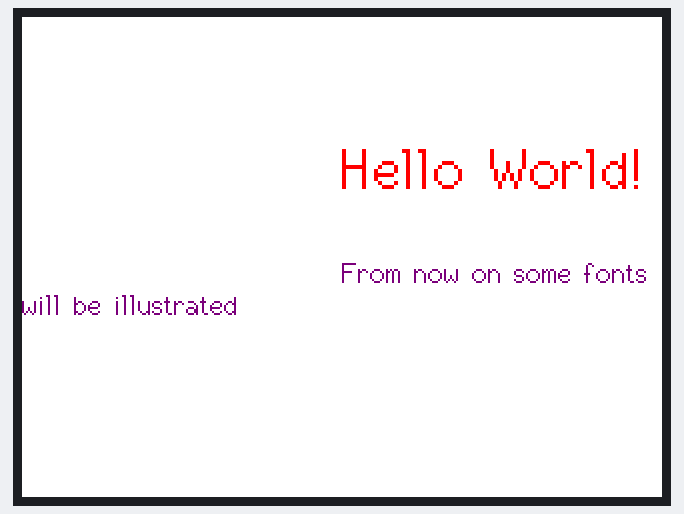
This sketch was run on a simulated ESP32. Shown: 320×240 colour display.

Above: at 0.4 s.
At 8.5 s:
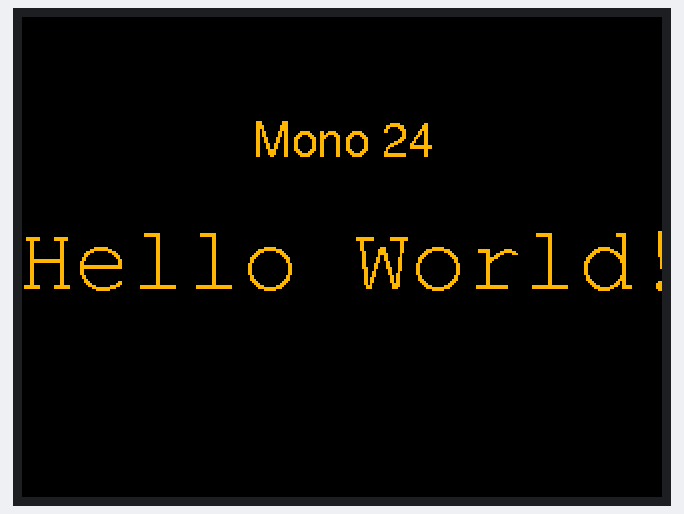
At 12.6 s:
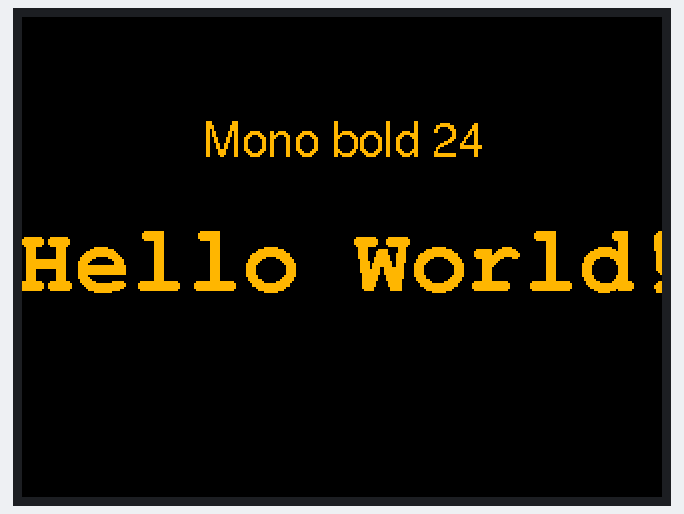
At 18.9 s:
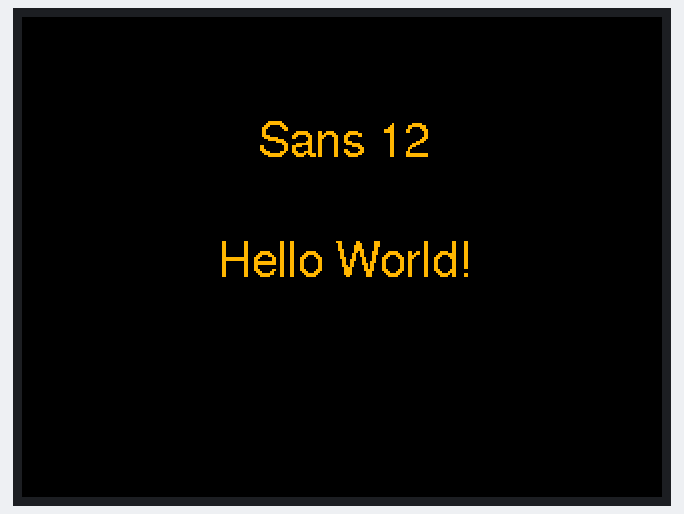
At 23.2 s:
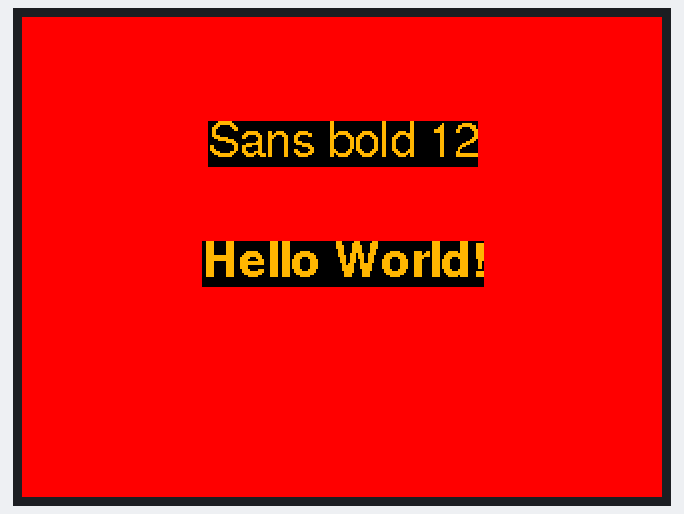
At 37.5 s:
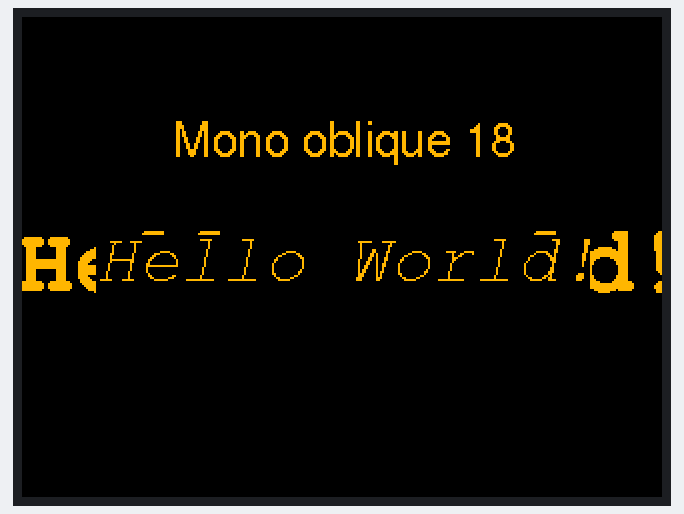

The sketch:

display.ino
```cpp
#include <String.h>
#include <TFT_eSPI.h> // Graphics and font library for ILI9341
#include <SPI.h>
#include <Arduino.h>
#include "display_test.h"

#define DELAY 1000 * 20 // 20s

const char* TEXT="Hello World!";

TFT_eSPI tft = TFT_eSPI();

void setup()
{
    // screen initialization
    tft.init();
    tft.setRotation(1);
    tft.fillScreen(TFT_WHITE);
}

void loop()
{
    tft.setTextDatum(MC_DATUM);
    tft.fillScreen(TFT_WHITE);
    tft.setTextSize(2);
    tft.setTextColor(TFT_RED);
    tft.setCursor(160, 60, 2);
    tft.println(TEXT);
    tft.setTextSize(1);
    tft.setTextColor(TFT_PURPLE);
    tft.setCursor(160, 120, 2);
    tft.println("From now on some fonts will be illustrated");
    delay(5000);

    // Set text colour to orange with black background
    tft.setTextColor(TFT_ORANGE, TFT_BLACK);

    tft.fillScreen(TFT_BLACK);             // Clear screen
    tft.setFreeFont(FF18);                 // Select the font
    tft.drawString(sFF1, 160, 60, GFXFF);  // Print the string name of the font
    tft.setFreeFont(FF1);                  // Select the font
    tft.drawString(TEXT, 160, 120, GFXFF); // Print the string name of the font
    delay(1000);
    // tft.fillScreen(TFT_BLACK);
    tft.setFreeFont(FF18);                // Select the font
    tft.drawString(sFF2, 160, 60, GFXFF); // Print the string name of the font
    tft.setFreeFont(FF2);
    tft.drawString(TEXT, 160, 120, GFXFF);
    delay(1000);
    // tft.fillScreen(TFT_BLACK);
    tft.setFreeFont(FF18);                // Select the font
    tft.drawString(sFF3, 160, 60, GFXFF); // Print the string name of the font
    tft.setFreeFont(FF3);
    tft.drawString(TEXT, 160, 120, GFXFF);
    delay(1000);
    // tft.fillScreen(TFT_BLACK);
    tft.setFreeFont(FF18);                // Select the font
    tft.drawString(sFF4, 160, 60, GFXFF); // Print the string name of the font
    tft.setFreeFont(FF4);
    tft.drawString(TEXT, 160, 120, GFXFF);
    delay(1000);

    tft.fillScreen(TFT_BLACK);
    tft.setFreeFont(FF18);                // Select the font
    tft.drawString(sFF5, 160, 60, GFXFF); // Print the string name of the font
    tft.setFreeFont(FF5);
    tft.drawString(TEXT, 160, 120, GFXFF);
    delay(1000);
    // tft.fillScreen(TFT_BLACK);
    tft.setFreeFont(FF18);                // Select the font
    tft.drawString(sFF6, 160, 60, GFXFF); // Print the string name of the font
    tft.setFreeFont(FF6);
    tft.drawString(TEXT, 160, 120, GFXFF);
    delay(1000);
    // tft.fillScreen(TFT_BLACK);
    tft.setFreeFont(FF18);                // Select the font
    tft.drawString(sFF7, 160, 60, GFXFF); // Print the string name of the font
    tft.setFreeFont(FF7);
    tft.drawString(TEXT, 160, 120, GFXFF);
    delay(1000);
    // tft.fillScreen(TFT_BLACK);
    tft.setFreeFont(FF18);                // Select the font
    tft.drawString(sFF8, 160, 60, GFXFF); // Print the string name of the font
    tft.setFreeFont(FF8);
    tft.drawString(TEXT, 160, 120, GFXFF);
    delay(1000);

    // tft.fillScreen(TFT_BLACK);
    tft.setFreeFont(FF18);                 // Select the font
    tft.drawString(sFF11, 160, 60, GFXFF); // Print the string name of the font
    tft.setFreeFont(FF11);
    tft.drawString(TEXT, 160, 120, GFXFF);
    delay(1000);
    tft.fillScreen(TFT_PURPLE);
    tft.setFreeFont(FF18);                 // Select the font
    tft.drawString(sFF14, 160, 60, GFXFF); // Print the string name of the font
    tft.setFreeFont(FF14);
    tft.drawString(TEXT, 160, 120, GFXFF);
    delay(1000);
    // tft.fillScreen(TFT_BLACK);
    tft.setFreeFont(FF18);                 // Select the font
    tft.drawString(sFF15, 160, 60, GFXFF); // Print the string name of the font
    tft.setFreeFont(FF15);
    tft.drawString(TEXT, 160, 120, GFXFF);
    delay(1000);
    // tft.fillScreen(TFT_BLACK);
    tft.setFreeFont(FF18);                 // Select the font
    tft.drawString(sFF16, 160, 60, GFXFF); // Print the string name of the font
    tft.setFreeFont(FF16);
    tft.drawString(TEXT, 160, 120, GFXFF);
    delay(1000);

    tft.fillScreen(TFT_BLACK);
    tft.setFreeFont(FF18);                 // Select the font
    tft.drawString(sFF17, 160, 60, GFXFF); // Print the string name of the font
    tft.setFreeFont(FF17);
    tft.drawString(TEXT, 160, 120, GFXFF);
    delay(1000);
    // tft.fillScreen(TFT_BLACK);
    tft.setFreeFont(FF18);                 // Select the font
    tft.drawString(sFF18, 160, 60, GFXFF); // Print the string name of the font
    tft.setFreeFont(FF18);
    tft.drawString(TEXT, 160, 120, GFXFF);
    delay(1000);
    tft.fillScreen(TFT_YELLOW);
    tft.setFreeFont(FF18);                 // Select the font
    tft.drawString(sFF19, 160, 60, GFXFF); // Print the string name of the font
    tft.setFreeFont(FF19);
    tft.drawString(TEXT, 160, 120, GFXFF);
    delay(1000);
    // tft.fillScreen(TFT_BLACK);
    tft.setFreeFont(FF18);                 // Select the font
    tft.drawString(sFF20, 160, 60, GFXFF); // Print the string name of the font
    tft.setFreeFont(FF20);
    tft.drawString(TEXT, 160, 120, GFXFF);
    delay(1000);

    tft.fillScreen(TFT_BLUE);
    tft.setFreeFont(FF18);                 // Select the font
    tft.drawString(sFF21, 160, 60, GFXFF); // Print the string name of the font
    tft.setFreeFont(FF21);
    tft.drawString(TEXT, 160, 120, GFXFF);
    delay(1000);
    tft.fillScreen(TFT_RED);
    tft.setFreeFont(FF18);                 // Select the font
    tft.drawString(sFF22, 160, 60, GFXFF); // Print the string name of the font
    tft.setFreeFont(FF22);
    tft.drawString(TEXT, 160, 120, GFXFF);
    delay(1000);
}
```

display_test.h
```cpp
// Attach this header file to your sketch to use the GFX Free Fonts. You can write
// sketches without it, but it makes referencing them easier.

// This calls up ALL the fonts but they only get loaded if you actually
// use them in your sketch.
//
// No changes are needed to this header file unless new fonts are added to the
// library "Fonts/GFXFF" folder.
//
// To save a lot of typing long names, each font can easily be referenced in the
// sketch in three ways, either with:
//
//    1. Font file name with the & in front such as &FreeSansBoldOblique24pt7b
//       an example being:
//
//       tft.setFreeFont(&FreeSansBoldOblique24pt7b);
//
//    2. FF# where # is a number determined by looking at the list below
//       an example being:
//
//       tft.setFreeFont(FF32);
//
//    3. An abbreviation of the file name. Look at the list below to see
//       the abbreviations used, for example:
//
//       tft.setFreeFont(FSSBO24)
//
//       Where the letters mean:
//       F = Free font
//       M = Mono
//      SS = Sans Serif (double S to distinguish is form serif fonts)
//       S = Serif
//       B = Bold
//       O = Oblique (letter O not zero)
//       I = Italic
//       # =  point size, either 9, 12, 18 or 24
//
//  Setting the font to NULL will select the GLCD font:
//
//      tft.setFreeFont(NULL); // Set font to GLCD

#define LOAD_GFXFF

#ifdef LOAD_GFXFF // Only include the fonts if LOAD_GFXFF is defined in User_Setup.h

// Use these when printing or drawing text in GLCD and high rendering speed fonts
#define GFXFF 1
#define GLCD  0
#define FONT2 2
#define FONT4 4
#define FONT6 6
#define FONT7 7
#define FONT8 8

// Use the following when calling setFont()
//
// Reserved for GLCD font  // FF0
//

#define TT1 &TomThumb

#define FM9 &FreeMono9pt7b
#define FM12 &FreeMono12pt7b
#define FM18 &FreeMono18pt7b
#define FM24 &FreeMono24pt7b

#define FMB9 &FreeMonoBold9pt7b
#define FMB12 &FreeMonoBold12pt7b
#define FMB18 &FreeMonoBold18pt7b
#define FMB24 &FreeMonoBold24pt7b

#define FMO9 &FreeMonoOblique9pt7b
#define FMO12 &FreeMonoOblique12pt7b
#define FMO18 &FreeMonoOblique18pt7b
#define FMO24 &FreeMonoOblique24pt7b

#define FMBO9 &FreeMonoBoldOblique9pt7b
#define FMBO12 &FreeMonoBoldOblique12pt7b
#define FMBO18 &FreeMonoBoldOblique18pt7b
#define FMBO24 &FreeMonoBoldOblique24pt7b

#define FSS9 &FreeSans9pt7b
#define FSS12 &FreeSans12pt7b
#define FSS18 &FreeSans18pt7b
#define FSS24 &FreeSans24pt7b

#define FSSB9 &FreeSansBold9pt7b
#define FSSB12 &FreeSansBold12pt7b
#define FSSB18 &FreeSansBold18pt7b
#define FSSB24 &FreeSansBold24pt7b

#define FSSO9 &FreeSansOblique9pt7b
#define FSSO12 &FreeSansOblique12pt7b
#define FSSO18 &FreeSansOblique18pt7b
#define FSSO24 &FreeSansOblique24pt7b

#define FSSBO9 &FreeSansBoldOblique9pt7b
#define FSSBO12 &FreeSansBoldOblique12pt7b
#define FSSBO18 &FreeSansBoldOblique18pt7b
#define FSSBO24 &FreeSansBoldOblique24pt7b

#define FS9 &FreeSerif9pt7b
#define FS12 &FreeSerif12pt7b
#define FS18 &FreeSerif18pt7b
#define FS24 &FreeSerif24pt7b

#define FSI9 &FreeSerifItalic9pt7b
#define FSI12 &FreeSerifItalic12pt7b
#define FSI19 &FreeSerifItalic18pt7b
#define FSI24 &FreeSerifItalic24pt7b

#define FSB9 &FreeSerifBold9pt7b
#define FSB12 &FreeSerifBold12pt7b
#define FSB18 &FreeSerifBold18pt7b
#define FSB24 &FreeSerifBold24pt7b

#define FSBI9 &FreeSerifBoldItalic9pt7b
#define FSBI12 &FreeSerifBoldItalic12pt7b
#define FSBI18 &FreeSerifBoldItalic18pt7b
#define FSBI24 &FreeSerifBoldItalic24pt7b

#define FF0 NULL //ff0 reserved for GLCD
#define FF1 &FreeMono9pt7b
#define FF2 &FreeMono12pt7b
#define FF3 &FreeMono18pt7b
#define FF4 &FreeMono24pt7b

#define FF5 &FreeMonoBold9pt7b
#define FF6 &FreeMonoBold12pt7b
#define FF7 &FreeMonoBold18pt7b
#define FF8 &FreeMonoBold24pt7b

#define FF9 &FreeMonoOblique9pt7b
#define FF10 &FreeMonoOblique12pt7b
#define FF11 &FreeMonoOblique18pt7b
#define FF12 &FreeMonoOblique24pt7b

#define FF13 &FreeMonoBoldOblique9pt7b
#define FF14 &FreeMonoBoldOblique12pt7b
#define FF15 &FreeMonoBoldOblique18pt7b
#define FF16 &FreeMonoBoldOblique24pt7b

#define FF17 &FreeSans9pt7b
#define FF18 &FreeSans12pt7b
#define FF19 &FreeSans18pt7b
#define FF20 &FreeSans24pt7b

#define FF21 &FreeSansBold9pt7b
#define FF22 &FreeSansBold12pt7b
#define FF23 &FreeSansBold18pt7b
#define FF24 &FreeSansBold24pt7b

#define FF25 &FreeSansOblique9pt7b
#define FF26 &FreeSansOblique12pt7b
#define FF27 &FreeSansOblique18pt7b
#define FF28 &FreeSansOblique24pt7b

#define FF29 &FreeSansBoldOblique9pt7b
#define FF30 &FreeSansBoldOblique12pt7b
#define FF31 &FreeSansBoldOblique18pt7b
#define FF32 &FreeSansBoldOblique24pt7b

#define FF33 &FreeSerif9pt7b
#define FF34 &FreeSerif12pt7b
#define FF35 &FreeSerif18pt7b
#define FF36 &FreeSerif24pt7b

#define FF37 &FreeSerifItalic9pt7b
#define FF38 &FreeSerifItalic12pt7b
#define FF39 &FreeSerifItalic18pt7b
#define FF40 &FreeSerifItalic24pt7b

#define FF41 &FreeSerifBold9pt7b
#define FF42 &FreeSerifBold12pt7b
#define FF43 &FreeSerifBold18pt7b
#define FF44 &FreeSerifBold24pt7b

#define FF45 &FreeSerifBoldItalic9pt7b
#define FF46 &FreeSerifBoldItalic12pt7b
#define FF47 &FreeSerifBoldItalic18pt7b
#define FF48 &FreeSerifBoldItalic24pt7b

// >>>>>>>>>>>>>>>>>>>>>>>>>>>>>>>>>>>>>>>>>>>>>>>>>>>>>>>>>>>>>>>>>>>>>>>>>>>>>>>>>
// Now we define "s"tring versions for easy printing of the font name so:
//   tft.println(sFF5);
// will print
//   Mono bold 9
// >>>>>>>>>>>>>>>>>>>>>>>>>>>>>>>>>>>>>>>>>>>>>>>>>>>>>>>>>>>>>>>>>>>>>>>>>>>>>>>>>

#define sFF0 "GLCD"
#define sTT1 "Tom Thumb"
#define sFF1 "Mono 9"
#define sFF2 "Mono 12"
#define sFF3 "Mono 18"
#define sFF4 "Mono 24"

#define sFF5 "Mono bold 9"
#define sFF6 "Mono bold 12"
#define sFF7 "Mono bold 18"
#define sFF8 "Mono bold 24"

#define sFF9 "Mono oblique 9"
#define sFF10 "Mono oblique 12"
#define sFF11 "Mono oblique 18"
#define sFF12 "Mono oblique 24"

#define sFF13 "Mono bold oblique 9"
#define sFF14 "Mono bold oblique 12"
#define sFF15 "Mono bold oblique 18"
#define sFF16 "Mono bold oblique 24" // Full text line is too big for 480 pixel wide screen

#define sFF17 "Sans 9"
#define sFF18 "Sans 12"
#define sFF19 "Sans 18"
#define sFF20 "Sans 24"

#define sFF21 "Sans bold 9"
#define sFF22 "Sans bold 12"
#define sFF23 "Sans bold 18"
#define sFF24 "Sans bold 24"

#define sFF25 "Sans oblique 9"
#define sFF26 "Sans oblique 12"
#define sFF27 "Sans oblique 18"
#define sFF28 "Sans oblique 24"

#define sFF29 "Sans bold oblique 9"
#define sFF30 "Sans bold oblique 12"
#define sFF31 "Sans bold oblique 18"
#define sFF32 "Sans bold oblique 24"

#define sFF33 "Serif 9"
#define sFF34 "Serif 12"
#define sFF35 "Serif 18"
#define sFF36 "Serif 24"

#define sFF37 "Serif italic 9"
#define sFF38 "Serif italic 12"
#define sFF39 "Serif italic 18"
#define sFF40 "Serif italic 24"

#define sFF41 "Serif bold 9"
#define sFF42 "Serif bold 12"
#define sFF43 "Serif bold 18"
#define sFF44 "Serif bold 24"

#define sFF45 "Serif bold italic 9"
#define sFF46 "Serif bold italic 12"
#define sFF47 "Serif bold italic 18"
#define sFF48 "Serif bold italic 24"

#else // LOAD_GFXFF not defined so setup defaults to prevent error messages

// >>>>>>>>>>>>>>>>>>>>>>>>>>>>>>>>>>>>>>>>>>>>>>>>>>>>>>>>>>>>>>>>>>>>>>>>>>>>>>>>>
// Free fonts are not loaded in User_Setup.h so we must define all as font 1
// to prevent compile error messages
// >>>>>>>>>>>>>>>>>>>>>>>>>>>>>>>>>>>>>>>>>>>>>>>>>>>>>>>>>>>>>>>>>>>>>>>>>>>>>>>>>

#define GFXFF 1
#define GLCD  1
#define FONT2 2
#define FONT4 4
#define FONT6 6
#define FONT7 7
#define FONT8 8

#define FF0 1
#define FF1 1
#define FF2 1
#define FF3 1
#define FF4 1
#define FF5 1
#define FF6 1
#define FF7 1
#define FF8 1
#define FF9 1
#define FF10 1
#define FF11 1
#define FF12 1
#define FF13 1
#define FF14 1
#define FF15 1
#define FF16 1
#define FF17 1
#define FF18 1
#define FF19 1
#define FF20 1
#define FF21 1
#define FF22 1
#define FF23 1
#define FF24 1
#define FF25 1
#define FF26 1
#define FF27 1
#define FF28 1
#define FF29 1
#define FF30 1
#define FF31 1
#define FF32 1
#define FF33 1
#define FF34 1
#define FF35 1
#define FF36 1
#define FF37 1
#define FF38 1
#define FF39 1
#define FF40 1
#define FF41 1
#define FF42 1
#define FF43 1
#define FF44 1
#define FF45 1
#define FF46 1
#define FF47 1
#define FF48 1

#define FM9  1
#define FM12 1
#define FM18 1
#define FM24 1

#define FMB9  1
#define FMB12 1
#define FMB18 1
#define FMB24 1

#define FMO9  1
#define FMO12 1
#define FMO18 1
#define FMO24 1

#define FMBO9  1
#define FMBO12 1
#define FMBO18 1
#define FMBO24 1

#define FSS9  1
#define FSS12 1
#define FSS18 1
#define FSS24 1

#define FSSB9  1
#define FSSB12 1
#define FSSB18 1
#define FSSB24 1

#define FSSO9  1
#define FSSO12 1
#define FSSO18 1
#define FSSO24 1

#define FSSBO9  1
#define FSSBO12 1
#define FSSBO18 1
#define FSSBO24 1

#define FS9  1
#define FS12 1
#define FS18 1
#define FS24 1

#define FSI9  1
#define FSI12 1
#define FSI19 1
#define FSI24 1

#define FSB9  1
#define FSB12 1
#define FSB18 1
#define FSB24 1

#define FSBI9  1
#define FSBI12 1
#define FSBI18 1
#define FSBI24 1

#endif // LOAD_GFXFF
```

Measured:
- what the display in image 1 shows lasts 1.1 s, from 8.4 s to 9.5 s
- what the display in image 2 shows lasts 1.0 s, from 12.6 s to 13.6 s
